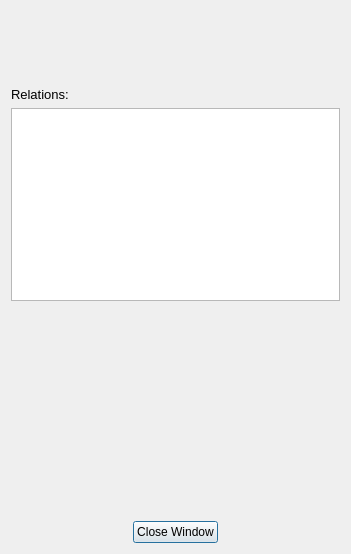
<?xml version="1.0" encoding="UTF-8"?>
<ui version="4.0">
 <class>ViewComputerDialog</class>
 <widget class="QDialog" name="ViewComputerDialog">
  <property name="geometry">
   <rect>
    <x>0</x>
    <y>0</y>
    <width>351</width>
    <height>554</height>
   </rect>
  </property>
  <property name="windowTitle">
   <string>Viewing Computer</string>
  </property>
  <layout class="QVBoxLayout" name="verticalLayout">
   <item>
    <layout class="QGridLayout" name="gridLayout">
     <item row="0" column="1">
      <layout class="QVBoxLayout" name="verticalLayout_2">
       <item alignment="Qt::AlignHCenter">
        <widget class="QLabel" name="label_image_computer">
         <property name="minimumSize">
          <size>
           <width>300</width>
           <height>0</height>
          </size>
         </property>
         <property name="text">
          <string/>
         </property>
        </widget>
       </item>
       <item>
        <layout class="QVBoxLayout" name="verticalLayout_4">
         <item alignment="Qt::AlignHCenter">
          <widget class="QLabel" name="label_title_computer">
           <property name="minimumSize">
            <size>
             <width>0</width>
             <height>30</height>
            </size>
           </property>
           <property name="text">
            <string/>
           </property>
          </widget>
         </item>
        </layout>
       </item>
       <item>
        <layout class="QVBoxLayout" name="verticalLayout_5">
         <item alignment="Qt::AlignHCenter">
          <widget class="QLabel" name="label_computer_built_year">
           <property name="text">
            <string/>
           </property>
          </widget>
         </item>
        </layout>
       </item>
       <item>
        <layout class="QVBoxLayout" name="verticalLayout_3">
         <item>
          <widget class="QLabel" name="label_relations_for_computer">
           <property name="text">
            <string>&lt;html&gt;&lt;head/&gt;&lt;body&gt;&lt;p&gt;&lt;span style=&quot; font-size:10pt;&quot;&gt;Relations:&lt;/span&gt;&lt;/p&gt;&lt;/body&gt;&lt;/html&gt;</string>
           </property>
          </widget>
         </item>
         <item>
          <widget class="QListWidget" name="list_computer_relations">
           <property name="minimumSize">
            <size>
             <width>0</width>
             <height>60</height>
            </size>
           </property>
           <property name="maximumSize">
            <size>
             <width>16777215</width>
             <height>16777215</height>
            </size>
           </property>
           <property name="baseSize">
            <size>
             <width>0</width>
             <height>0</height>
            </size>
           </property>
           <property name="isWrapping" stdset="0">
            <bool>false</bool>
           </property>
           <property name="wordWrap">
            <bool>true</bool>
           </property>
           <property name="sortingEnabled">
            <bool>true</bool>
           </property>
          </widget>
         </item>
        </layout>
       </item>
       <item>
        <spacer name="verticalSpacer">
         <property name="orientation">
          <enum>Qt::Vertical</enum>
         </property>
         <property name="sizeHint" stdset="0">
          <size>
           <width>20</width>
           <height>40</height>
          </size>
         </property>
        </spacer>
       </item>
      </layout>
     </item>
    </layout>
   </item>
   <item alignment="Qt::AlignHCenter">
    <widget class="QPushButton" name="button_close_window_computer">
     <property name="maximumSize">
      <size>
       <width>300</width>
       <height>16777215</height>
      </size>
     </property>
     <property name="text">
      <string>Close Window</string>
     </property>
     <property name="default">
      <bool>true</bool>
     </property>
     <property name="flat">
      <bool>false</bool>
     </property>
    </widget>
   </item>
  </layout>
 </widget>
 <resources/>
 <connections/>
</ui>
